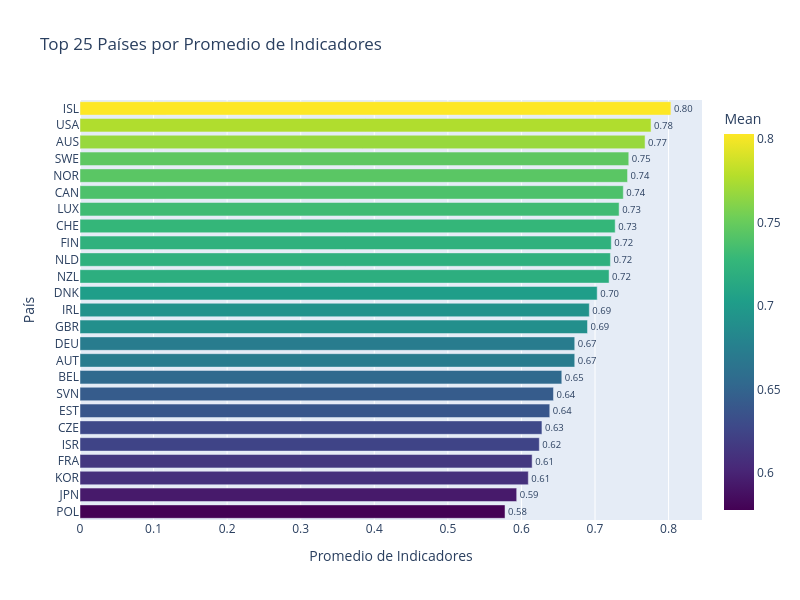

The notebook cell this image was saved under:
### Code cell
import plotly.express as px

top_n = 25
df_top = df_normalizados.head(top_n)

fig = px.bar(
    df_top,
    x="Mean",
    y=df_top.columns[0],
    orientation='h',
    color="Mean",  
    color_continuous_scale="Viridis",
    text="Mean", 
    title=f"Top {top_n} Países por Promedio de Indicadores"
)
fig.update_traces(texttemplate='%{text:.2f}', textposition='outside')
fig.update_layout(
    width=800,
    height=600,
    yaxis={'categoryorder':'total ascending'},  
    xaxis_title="Promedio de Indicadores",
    yaxis_title="País"
)
fig.show()

### Figure 1 — Plotly figure (JSON) as saved in the notebook; plotly's stock layout.template omitted (floating-point values rounded to 4 significant figures)
{"data": [{"hovertemplate": "Mean=%{marker.color}<br>LOCATION=%{y}<extra></extra>", "legendgroup": "", "marker": {"color": [0.8032, 0.7762, 0.768, 0.7459, 0.7442, 0.7385, 0.7328, 0.7274, 0.7221, 0.721, 0.7191, 0.703, 0.6923, 0.6898, 0.6725, 0.6725, 0.6549, 0.6435, 0.6385, 0.6279, 0.6243, 0.6146, 0.6094, 0.5936, 0.5777], "coloraxis": "coloraxis", "pattern": {"shape": ""}}, "name": "", "orientation": "h", "showlegend": false, "text": [0.8032, 0.7762, 0.768, 0.7459, 0.7442, 0.7385, 0.7328, 0.7274, 0.7221, 0.721, 0.7191, 0.703, 0.6923, 0.6898, 0.6725, 0.6725, 0.6549, 0.6435, 0.6385, 0.6279, 0.6243, 0.6146, 0.6094, 0.5936, 0.5777], "textposition": "outside", "texttemplate": "%{text:.2f}", "type": "bar", "x": [0.8032, 0.7762, 0.768, 0.7459, 0.7442, 0.7385, 0.7328, 0.7274, 0.7221, 0.721, 0.7191, 0.703, 0.6923, 0.6898, 0.6725, 0.6725, 0.6549, 0.6435, 0.6385, 0.6279, 0.6243, 0.6146, 0.6094, 0.5936, 0.5777], "xaxis": "x", "y": ["ISL", "USA", "AUS", "SWE", "NOR", "CAN", "LUX", "CHE", "FIN", "NLD", "NZL", "DNK", "IRL", "GBR", "DEU", "AUT", "BEL", "SVN", "EST", "CZE", "ISR", "FRA", "KOR", "JPN", "POL"], "yaxis": "y"}], "layout": {"barmode": "relative", "coloraxis": {"colorbar": {"title": {"text": "Mean"}}, "colorscale": [[0, "#440154"], [0.1111, "#482878"], [0.2222, "#3e4989"], [0.3333, "#31688e"], [0.4444, "#26828e"], [0.5556, "#1f9e89"], [0.6667, "#35b779"], [0.7778, "#6ece58"], [0.8889, "#b5de2b"], [1, "#fde725"]]}, "height": 600, "legend": {"tracegroupgap": 0}, "title": {"text": "Top 25 Países por Promedio de Indicadores"}, "width": 800, "xaxis": {"anchor": "y", "domain": [0, 1], "title": {"text": "Promedio de Indicadores"}}, "yaxis": {"anchor": "x", "categoryorder": "total ascending", "domain": [0, 1], "title": {"text": "País"}}}}
